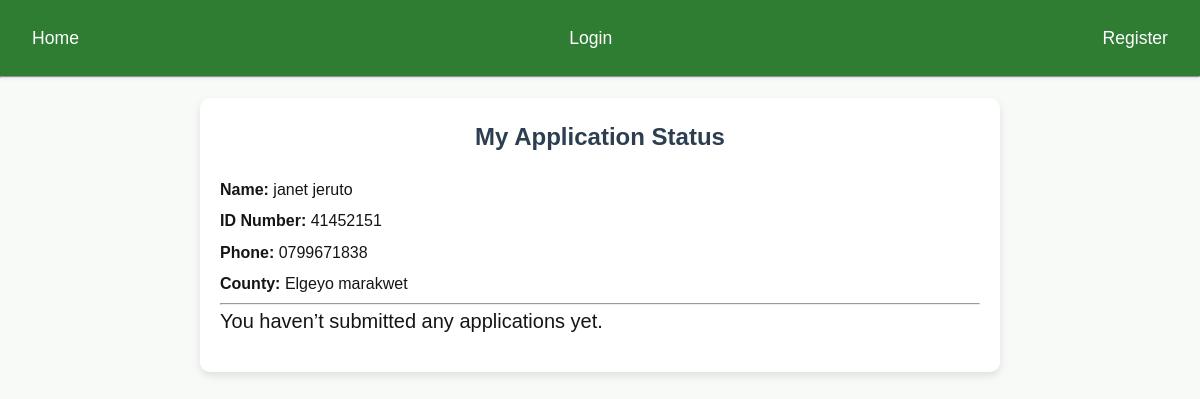
/status/41452151/, run on an earlier commit of the app's database.
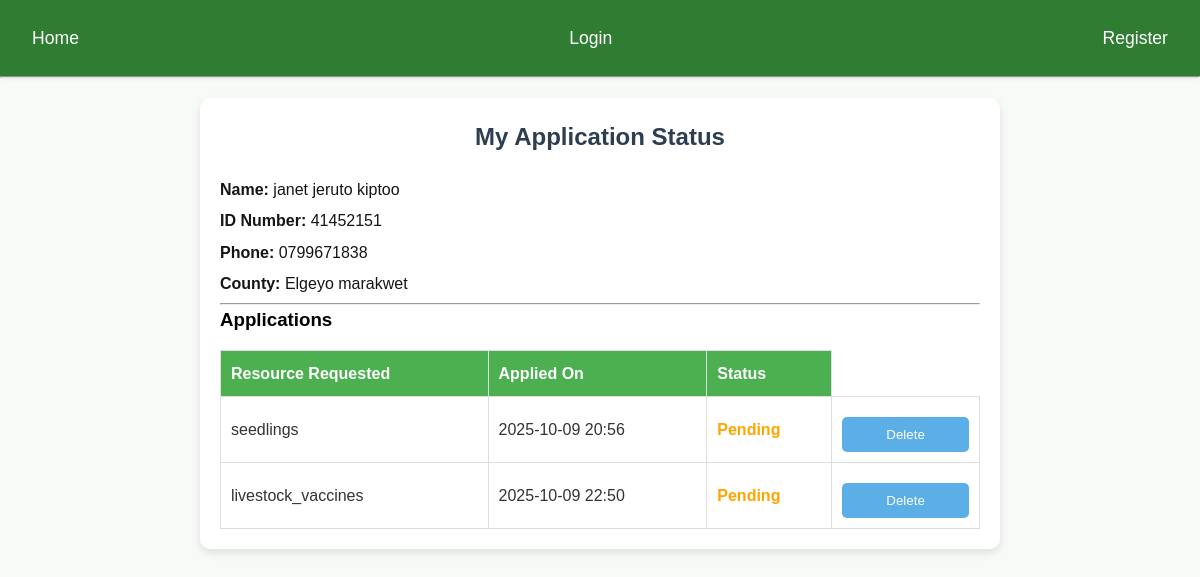
And on a later commit of the database.
### core/models.py (models this page shows, shortened)
class Farmer(models.Model):
    user = models.OneToOneField(User, on_delete=models.CASCADE, null=True, blank=True)
    full_name = models.CharField(max_length=200)
    id_number = models.CharField(max_length=50, unique=True)
    phone_number = models.CharField(max_length=20)
    email = models.EmailField(blank=True, null=True)
    county = models.CharField(max_length=100)
    sub_county = models.CharField(max_length=100)
    ward = models.CharField(max_length=100)
    farm_size = models.DecimalField(max_digits=10, decimal_places=2)
    farming_type = models.CharField(
        max_length=50,
        choices=[
            ('crop', 'Crop Farming'),
            ('livestock', 'Livestock Farming'),
            ('mixed', 'Mixed Farming'),
        ], blank=True,
    null=True
    )
    latitude = models.DecimalField(max_digits=9, decimal_places=6, blank=True, null=True)
    longitude = models.DecimalField(max_digits=9, decimal_places=6, blank=True, null=True)
    created_at = models.DateTimeField(auto_now_add=True)

class AidApplication(models.Model):
    farmer = models.ForeignKey(Farmer, on_delete=models.CASCADE, related_name="applications")
    resources_needed = models.CharField(
        max_length=200,
        choices=[
            ('seedlings', 'Seedlings'),
            ('fertilizers', 'Fertilizers'),
            ('pesticides', 'Pesticides'),
            ('livestock_vaccines', 'Livestock Vaccines'),
            ('equipment', 'Farming Equipment'),
            ('financial_support', 'Financial Support'),
        ]
    )
    status = models.CharField(
        max_length=50,
        choices=[
            ('pending', 'Pending'),
            ('approved', 'Approved'),
            ('rejected', 'Rejected'),
        ],
        default='pending'
    )
    applied_at = models.DateTimeField(auto_now_add=True)

### core/views.py (the view)
# urls.py: path("status/<id_number>/", views.status_view, name="status"),
def status_view(request, id_number):
    farmer = get_object_or_404(Farmer, id_number=id_number)
    applications = AidApplication.objects.filter(farmer=farmer)
    return render(request, "core/status.html", {
        "farmer": farmer,
        "applications": applications
    })

### core/templates/core/status.html (shortened to what this page needs)
{% extends "base.html" %}
{% block content %}
<div class="status-container">
    <h2>My Application Status</h2>
    <div class="farmer-details">
        <p><strong>Name:</strong> {{ farmer.full_name }}</p>
        <p><strong>ID Number:</strong> {{ farmer.id_number }}</p>
        <p><strong>Phone:</strong> {{ farmer.phone_number }}</p>
        <p><strong>County:</strong> {{ farmer.county }}</p>
    </div>
    <hr>
    {% if farmer.applications.all %}
        <h3>Applications</h3>
        <table class="applications-table">
            <thead>
                <tr>
                    <th>Resource Requested</th>
                    <th>Applied On</th>
                    <th>Status</th>
                </tr>
            </thead>
            <tbody>
                {% for application in farmer.applications.all %}
                <tr>
                    <td>{{ application.resources_needed }}</td>
                    <td>{{ application.applied_at|date:"Y-m-d H:i" }}</td>
                    <td class="status {{ application.status|lower }}">
                        {{ application.get_status_display }}
                    </td>
    <td>
        {% if application.status == 'pending' %}
            <form method="POST" action="{% url 'delete_application' application.id %}">
                <button type="submit" class="btn delete-btn">Delete</button>
            </form>
        {% endif %}
    </td>
</tr>
{% endfor %}
            </tbody>
        </table>
    {% else %}
        <p>You haven’t submitted any applications yet.</p>
    {% endif %}
</div>
{% endblock %}

What changed in the data, as far as the page shows it:
changed Farmer "Elgeyo marakwet": full_name "janet jeruto" → "janet jeruto kiptoo"
added AidApplication: resources_needed "seedlings", applied_at "2025-10-09 20:56", status "Pending", shows "Delete"
added AidApplication: resources_needed "livestock_vaccines", applied_at "2025-10-09 22:50", status "Pending", shows "Delete"
Also different on the page:
text no longer shown: "You haven’t submitted any applications yet."
text now shown: "Applications Resource Requested Applied On Status"
